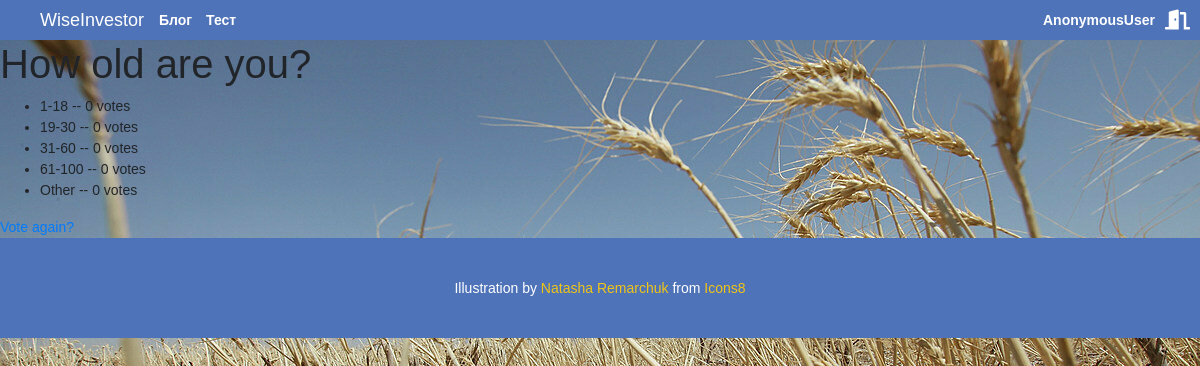
/polls/5/results/, run on an earlier commit of the app's database.
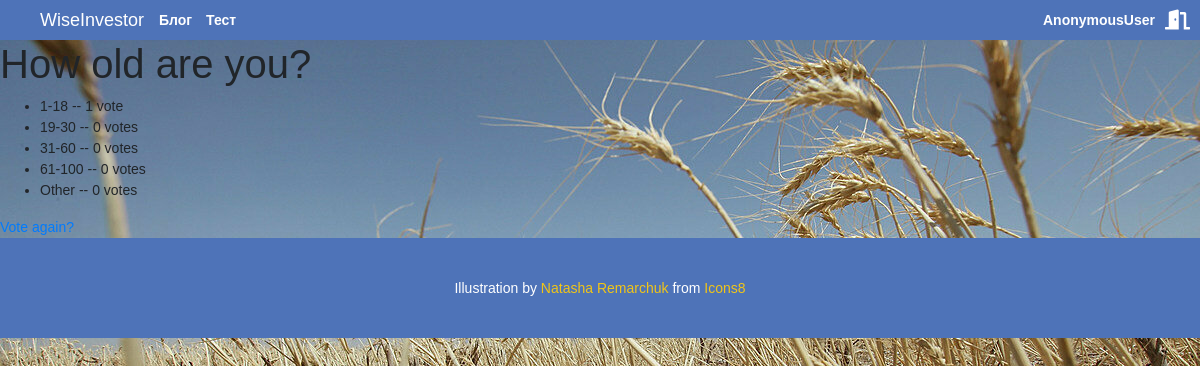
And on a later commit of the database.
### polls/models.py (models this page shows, shortened)
class Choice(models.Model):
    question = models.ForeignKey(Question, on_delete=models.CASCADE)
    choice_text = models.CharField(max_length=200)
    votes = models.IntegerField(default=0)

### polls/views.py (the view)
# urls.py: path('<int:pk>/results/', views.ResultsView.as_view(), name='results'),
class ResultsView(generic.DetailView):
    model = Question
    template_name = 'polls/results.html'
    def get_queryset(self):
        return Question.objects.filter(pub_date__lte=timezone.now())

### polls/templates/polls/results.html (shortened to what this page needs)
{% extends 'layout.html' %}
{% load static %}
{% block links%}<link rel="stylesheet" type="text/css" href="{% static 'polls/css/main_polls.css' %}">{%endblock%}
{%block content %}
    <h1>{{ question.question_text }}</h1>
    <ul>
        {% for choice in question.choice_set.all %}
            <li>{{ choice.choice_text }} -- {{ choice.votes }} vote{{ choice.votes|pluralize }}</li>
        {% endfor %}
    </ul>
    <a href="{% url 'polls:detail' question.id %}">Vote again?</a>
{%endblock%}

What changed in the data, as far as the page shows it:
changed Choice (number 1 of 5 on the later page): votes "0" → "1"
